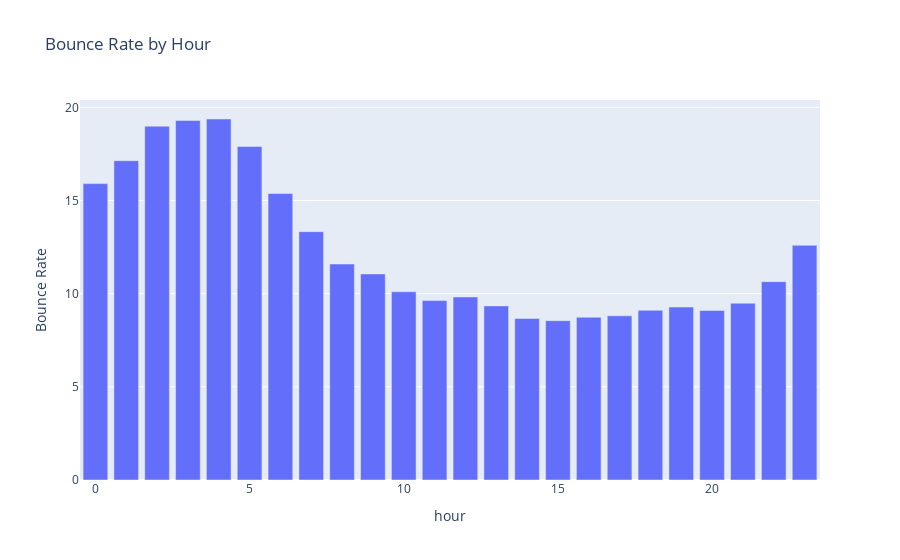

Notebook cell for this chart:
### Code cell
# Create the line plot
fig = px.bar(df, x='hour', y='bounce_rate',
              title='Bounce Rate by Hour',
              labels={'bounce_rate': 'Bounce Rate',})

# Show the plot
fig.show()

### Figure 1 — Plotly figure (JSON) as saved in the notebook; plotly's stock layout.template omitted (floating-point values rounded to 4 significant figures)
{"data": [{"alignmentgroup": "True", "hovertemplate": "hour=%{x}<br>Bounce Rate=%{y}<extra></extra>", "legendgroup": "", "marker": {"color": "#636efa", "pattern": {"shape": ""}}, "name": "", "offsetgroup": "", "orientation": "v", "showlegend": false, "textposition": "auto", "type": "bar", "x": [0, 1, 2, 3, 4, 5, 6, 7, 8, 9, 10, 11, 12, 13, 14, 15, 16, 17, 18, 19, 20, 21, 22, 23], "xaxis": "x", "y": [15.9, 17.13, 18.99, 19.3, 19.37, 17.89, 15.37, 13.33, 11.59, 11.06, 10.1, 9.629, 9.822, 9.343, 8.67, 8.551, 8.733, 8.809, 9.105, 9.281, 9.095, 9.487, 10.64, 12.6], "yaxis": "y"}], "layout": {"barmode": "relative", "legend": {"tracegroupgap": 0}, "title": {"text": "Bounce Rate by Hour"}, "xaxis": {"anchor": "y", "domain": [0, 1], "title": {"text": "hour"}}, "yaxis": {"anchor": "x", "domain": [0, 1], "title": {"text": "Bounce Rate"}}}}
